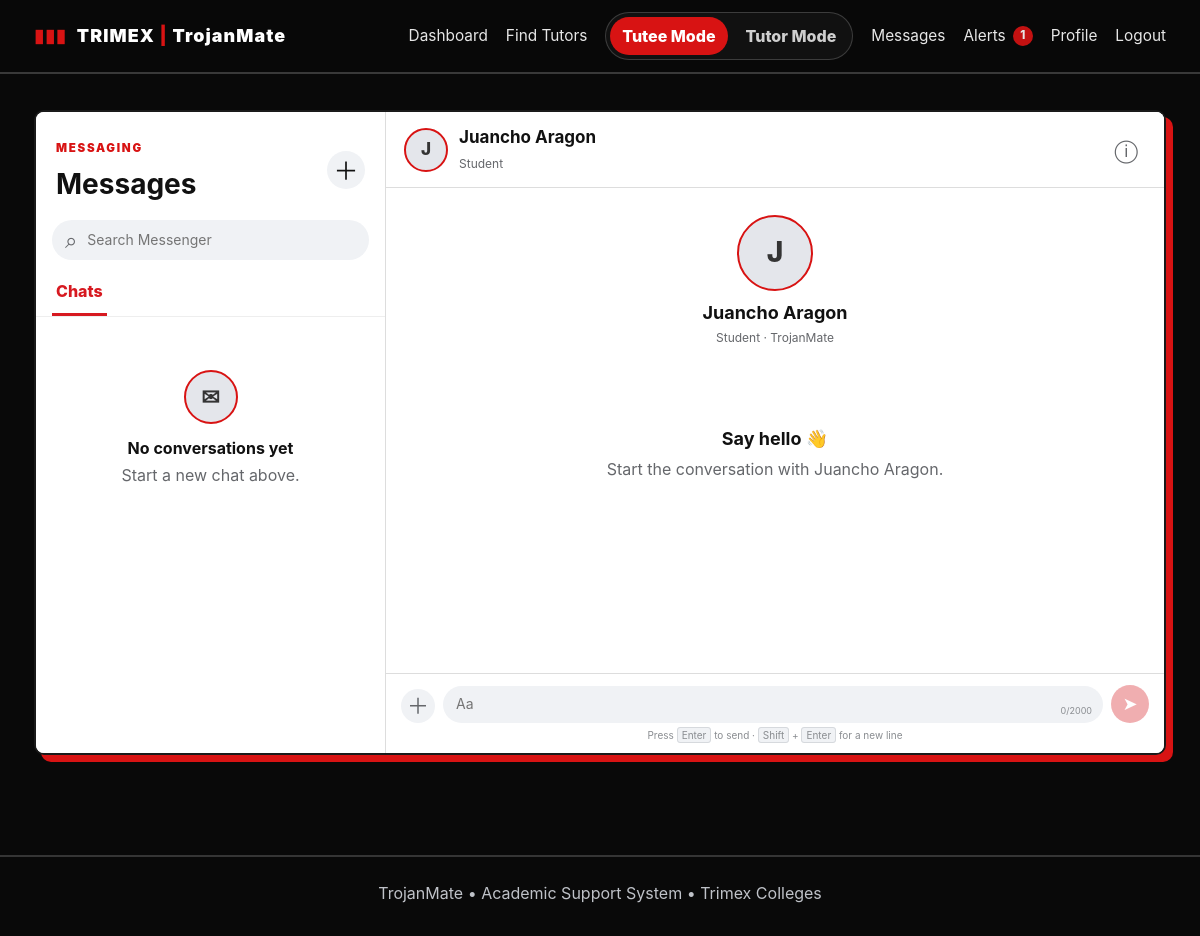
The page /messages/2 (signed in) on the database its author committed.
### tables this page shows
CREATE TABLE users (
    id INTEGER PRIMARY KEY AUTOINCREMENT,
    name TEXT NOT NULL,
    email TEXT NOT NULL UNIQUE,
    password_hash TEXT NOT NULL,
    role TEXT NOT NULL CHECK(role IN ('student','tutor','admin')),
    created_at TEXT NOT NULL
, profile_picture TEXT DEFAULT '', tutor_enabled INTEGER NOT NULL DEFAULT 0, admin_owner INTEGER NOT NULL DEFAULT 0, university_role TEXT DEFAULT '', admin_approved INTEGER NOT NULL DEFAULT 1);

### app.py (the view)
@app.route("/messages/<int:other_id>")
@login_required
def message_thread(other_id):
    db = get_db()
    other = db.execute("SELECT id,name,role FROM users WHERE id=?", (other_id,)).fetchone()
    if not other:
        abort(404)
    rows = db.execute("""
        SELECT m.*, u.name AS sender_name
        FROM messages m
        JOIN users u ON u.id = m.sender_id
        WHERE (m.sender_id=? AND m.receiver_id=?) OR (m.sender_id=? AND m.receiver_id=?)
        ORDER BY m.created_at ASC
    """, (g.user["id"], other_id, other_id, g.user["id"])).fetchall()
    db.execute("UPDATE messages SET is_read=1 WHERE receiver_id=? AND sender_id=?", (g.user["id"], other_id))
    db.commit()
    if request.args.get("format") == "json" or request.headers.get("Accept", "").startswith("application/json"):
        return jsonify({
            "messages": [dict(row) for row in rows],
            "current_user_id": g.user["id"],
        })
    conversations = build_conversation_list(g.user["id"])
    contacts = get_message_contacts(g.user["id"])
    return render_template(
        "messages.html",
        conversations=conversations,
        contacts=contacts,
        messages=rows,
        thread_user=other,
    )

### app.py (called while the page is built, shortened)
def get_db():
    if "db" not in g:
        g.db = sqlite3.connect(DB_PATH)
        g.db.row_factory = sqlite3.Row
        g.db.execute("PRAGMA foreign_keys = ON")
    return g.db

def user_can_use_tutor_mode(user_row):
    if not user_row or user_row["role"] == "admin":
        return False
    profile = get_db().execute(
        "SELECT * FROM tutor_profiles WHERE user_id=? LIMIT 1",
        (user_row["id"],),
    ).fetchone()
    if not profile:
        return False
    return int(profile["verified"] or 0) == 1

def get_active_mode():
    mode = session.get("active_mode")
    if mode not in {"tutee", "tutor"}:
        mode = "tutee"
    if mode == "tutor" and not user_can_use_tutor_mode(g.user):
        session["active_mode"] = "tutee"
        return "tutee"
    return mode

def build_conversation_list(user_id):
    db = get_db()
    rows = db.execute("""
        SELECT m.*, u.name AS other_name, u.role AS other_role
        FROM messages m
        JOIN users u ON u.id = CASE WHEN m.sender_id = ? THEN m.receiver_id ELSE m.sender_id END
        WHERE m.sender_id = ? OR m.receiver_id = ?
        ORDER BY m.created_at DESC, m.id DESC
    """, (user_id, user_id, user_id)).fetchall()
    conversations = {}
    return sorted(conversations.values(), key=lambda item: item["last_message_at"], reverse=True)

def get_message_contacts(user_id):
    db = get_db()
    return db.execute("""
        SELECT id, name, email, role
        FROM users
        WHERE id != ?
        ORDER BY
            CASE role WHEN 'tutor' THEN 0 WHEN 'student' THEN 1 WHEN 'admin' THEN 2 ELSE 3 END,
            name COLLATE NOCASE ASC
    """, (user_id,)).fetchall()

def login_required(view):
    @wraps(view)
    def wrapped(*args, **kwargs):
        if not g.user:
            flash("Please log in first.", "warning")
            return redirect(url_for("login"))
        return view(*args, **kwargs)
    return wrapped

### templates/messages.html (shortened to what this page needs)
{% extends "base.html" %}
{% block content %}
<div class="messenger-shell">
  <aside class="messenger-sidebar">
    <div class="messenger-sidebar-top">
      <div>
        <span class="eyebrow">MESSAGING</span>
        <h1>Messages</h1>
      </div>
      <button class="messenger-compose-btn" type="button" id="composeToggle" title="New message" aria-label="New message" aria-expanded="false">＋</button>
    </div>
    <div class="messenger-search">
      <span>⌕</span>
      <input id="conversationSearch" type="search" placeholder="Search Messenger" autocomplete="off">
    </div>
          {% set role_order = ['tutor', 'student', 'admin'] %}
    <div class="messenger-tabs">
      <button class="messenger-tab active" type="button">Chats</button>
    </div>
    <div class="messenger-conversations" id="conversationList">
    </div>
  </aside>
  <section class="messenger-thread {% if not thread_user %}no-thread{% endif %}">
    {% if thread_user %}
      <header class="messenger-thread-header">
        <div class="messenger-person">
          <div class="avatar avatar-md">{{ thread_user['name'][:1]|upper }}</div>
          <div>
            <h2>{{ thread_user['name'] }}</h2>
            <span>{{ thread_user['role']|title }}</span>
          </div>
        </div>
        <a class="thread-info" href="{{ url_for('user_profile', user_id=thread_user['id']) }}" title="View profile" aria-label="View {{ thread_user['name'] }} profile">ⓘ</a>
      </header>
      <main class="messenger-messages" id="threadList" data-other-id="{{ thread_user['id'] }}" data-current-id="{{ current_user['id'] }}">
        <div class="thread-intro">
          <div class="avatar avatar-lg">{{ thread_user['name'][:1]|upper }}</div>
          <h3>{{ thread_user['name'] }}</h3>
          <p>{{ thread_user['role']|title }} · TrojanMate</p>
        </div>
        {% for msg in messages %}
          <div class="chat-row {% if msg['sender_id'] == current_user['id'] %}outgoing{% else %}incoming{% endif %}" data-message-id="{{ msg['id'] }}">
            {% if msg['sender_id'] != current_user['id'] %}<div class="avatar avatar-xs">{{ msg['sender_name'][:1]|upper }}</div>{% endif %}
            <div class="chat-content">
              <div class="chat-bubble">{{ msg['body'] }}</div>
              <div class="chat-time">{{ msg['created_at'] }}</div>
            </div>
          </div>
        {% else %}
          <div class="first-message"><strong>Say hello 👋</strong><span>Start the conversation with {{ thread_user['name'] }}.</span></div>
        {% endfor %}
      </main>
      <form method="post" action="{{ url_for('messages') }}" class="messenger-composer" id="messageForm">
        <button class="composer-icon" type="button" title="Add attachment" disabled>＋</button>
        <div class="composer-input-wrap">
          <textarea id="message_body" name="body" rows="1" maxlength="2000" placeholder="Aa" autocomplete="off" required></textarea>
          <span class="char-counter" id="charCounter">0/2000</span>
        </div>
        <button class="send-button" type="submit" title="Send message" aria-label="Send message">➤</button>
      </form>
      <div class="composer-hint">Press <kbd>Enter</kbd> to send · <kbd>Shift</kbd> + <kbd>Enter</kbd> for a new line</div>
    {% endif %}
  </section>
</div>
{% endblock %}

### rows shown on the page
users: name "J", name "Juancho Aragon", role "Student"

### other values the page prints
{{ unread_notifications }} "1"
